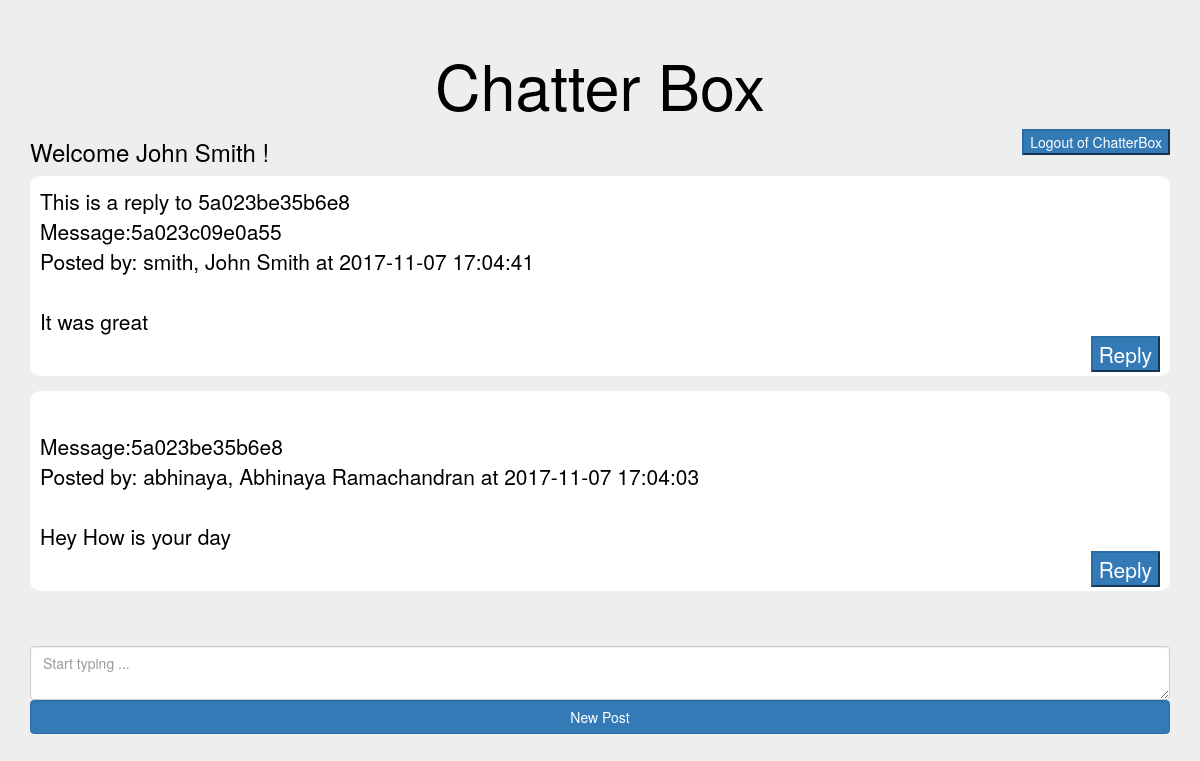
The page /board.php (signed in) on the database its author committed.
### tables this page shows
CREATE TABLE `posts` (
  `id` varchar(13) NOT NULL,
  `replyto` varchar(13) DEFAULT NULL,
  `postedby` varchar(10) DEFAULT NULL,
  `datetime` datetime DEFAULT NULL,
  `message` text
);

CREATE TABLE `users` (
  `username` varchar(10) NOT NULL,
  `password` varchar(32) DEFAULT NULL,
  `fullname` varchar(45) DEFAULT NULL,
  `email` varchar(45) DEFAULT NULL
);

### board.php (the view, shortened to what this page needs)
<?php
  require_once 'config.php';
?>
<html>
<head><title>Message Board</title>
<link rel="stylesheet" href="https://maxcdn.bootstrapcdn.com/bootstrap/3.3.7/css/bootstrap.min.css">
</head>
<body class="jumbotron" style="padding: 30px;">
<center><h1 >Chatter Box</h1></center>
<form method="get" action="<?php echo htmlspecialchars($_SERVER["PHP_SELF"]);?>" >
<input style="float: right;" class="btn-primary" type="submit" name="logout" value="Logout of ChatterBox"></input>
</form>
<?php
print "<h3 >Welcome " . $_SESSION['fullname'] . " ! </h3>" ;
?>
<form action='<?php echo htmlspecialchars($_SERVER["PHP_SELF"]);?>' method="post" >
<?php
$results = $conn->prepare("SELECT postedby, datetime, replyto, id, message, users.username, users.email, users.fullname  from posts inner join users  on  posts.postedby = users.username  order by datetime DESC;");
$results->execute();
foreach ($results as  $row){
      if (isset($row["replyto"])){
        $replyto = "This is a reply to ".$row["replyto"];
      }else{
        $replyto = "";
      }
      print '<p class="bubble" >'.$replyto.'<br/>  Message:'.$row["id"]. "<br/> Posted by: ".$row["username"].",   " .$row["fullname"]. " at  ". $row["datetime"]."<br/><br/>". $row["message"] .'<br/>';
      print "<button class='btn-primary' style='float: right;' type='submit' formaction='board.php?replyto=".$row["id"]."'> Reply </button> <br/></p>";
    }
?>
<br/>
<br/>
<textarea class="form-control" name="message" placeholder="Start typing ..."></textarea>
<input class="btn-primary form-control" style="float: right;" type="submit" name="post" value="New Post" />
</form>
</body>
</html>

### board.php (style rules this page uses)
.bubble { position: relative; padding: 10px; background: white; -webkit-border-radius: 10px; -moz-border-radius: 10px; border-radius: 10px; }

### rows shown on the page
posts: replyto "This is a reply to 5a023be35b6e8", id "5a023c09e0a55", users.username "smith", users.fullname "John Smith", datetime "2017-11-07 17:04:41", message "It was great"
posts: id "5a023be35b6e8", users.username "abhinaya", users.fullname "Abhinaya Ramachandran", datetime "2017-11-07 17:04:03", message "Hey How is your day"

### other values the page prints
$_SESSION['fullname'] "John Smith"
